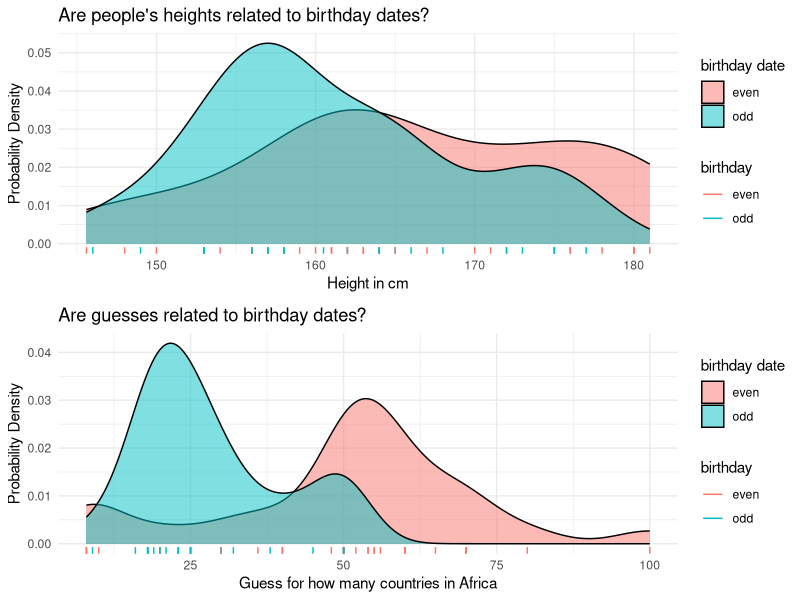
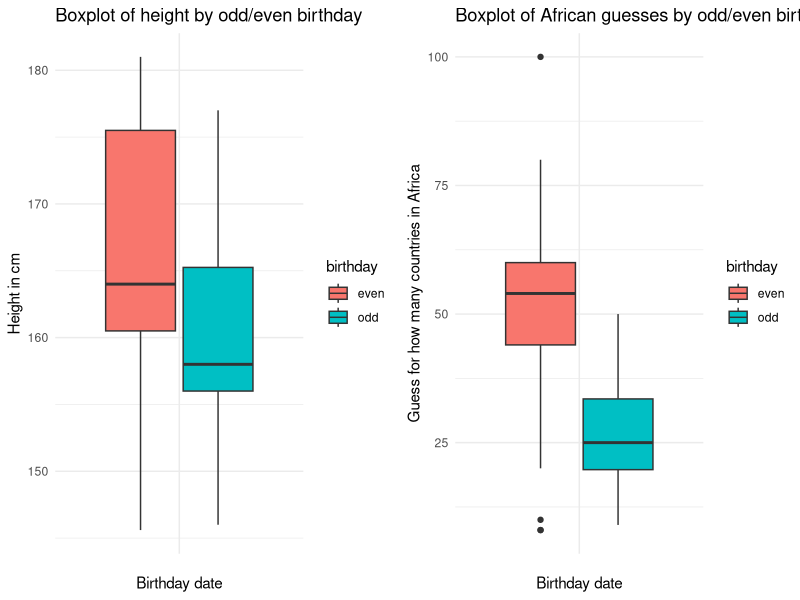
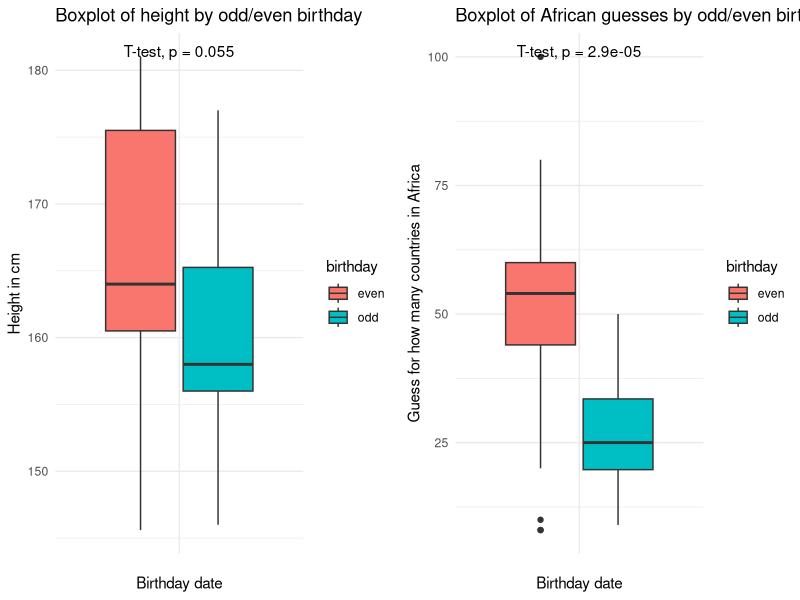
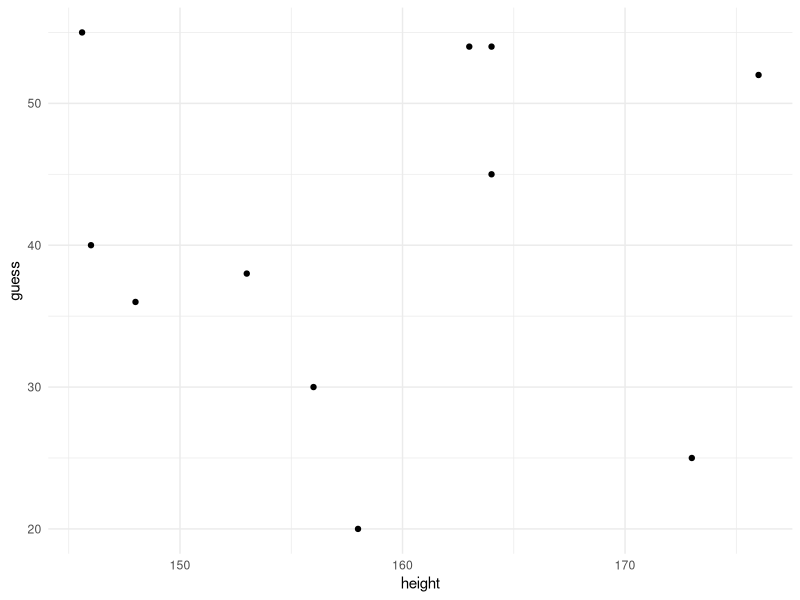
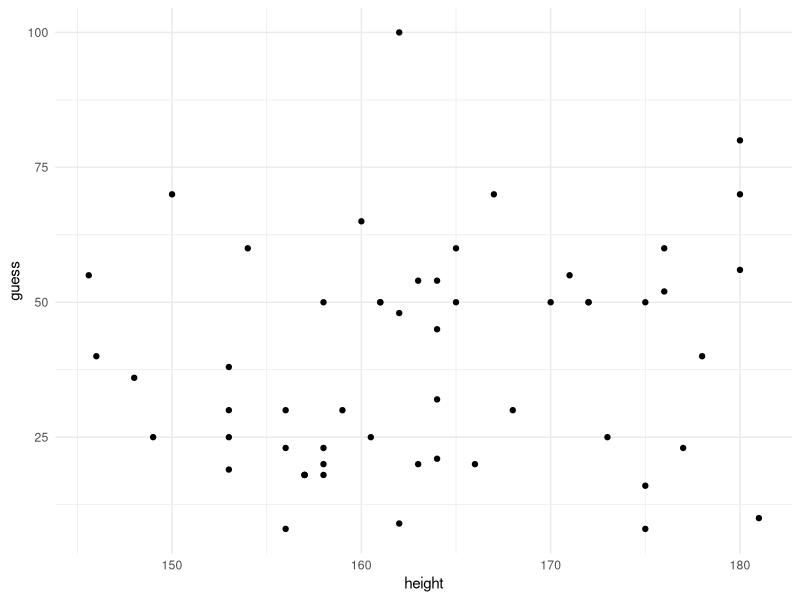
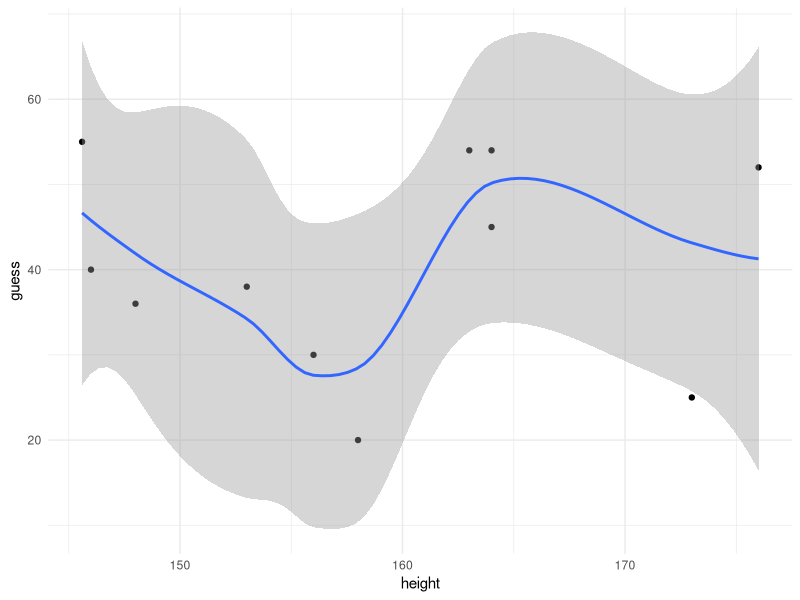
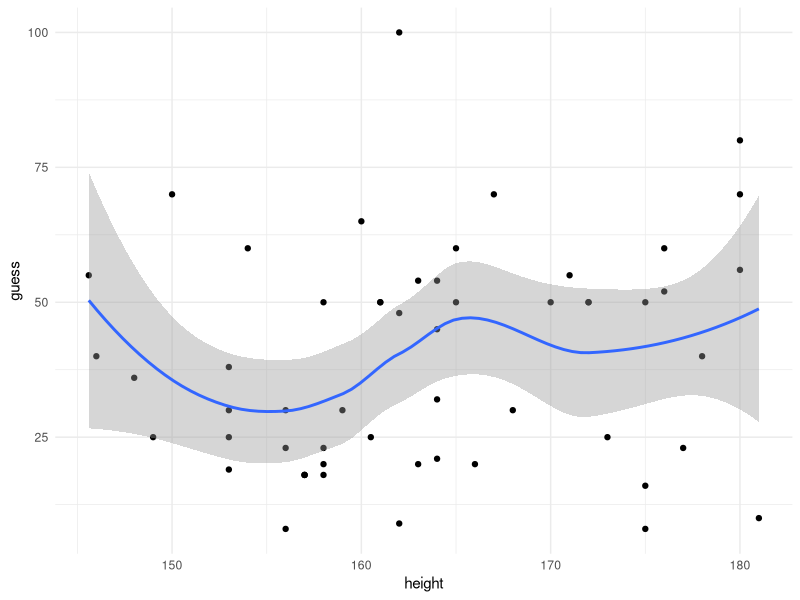
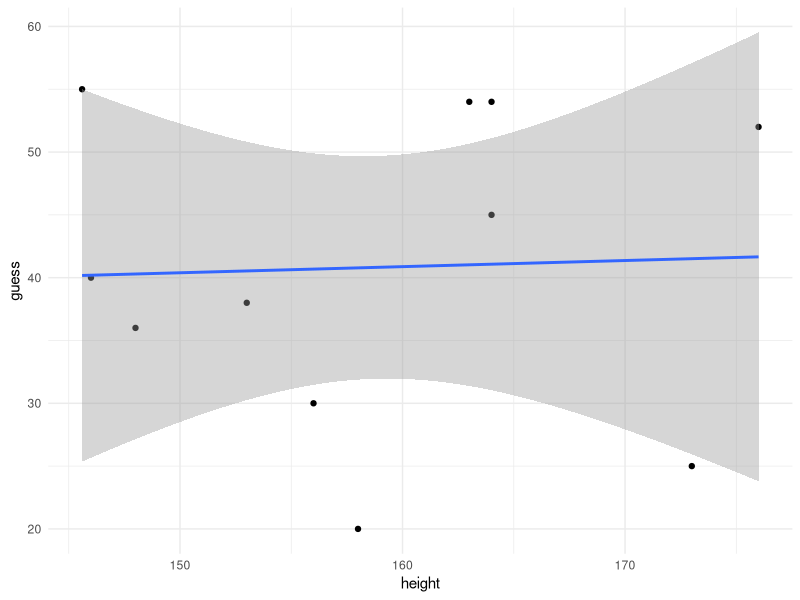

The R source for these figures, in order:
### Set up ----
### Clear memory
rm(list=ls(all=TRUE))


# load libraries ----------------------------------------------------------
library(tidyverse)
# install.packages("ggpubr") # once for your machine
library(ggpubr) # for statistics
library(gridExtra) # for arranging plots






# Read in and select data ------------------------------------------------------------
dat <- read_csv("data/africa_guess.csv")

# Check and Wrangle data --------------------------------------------------------------
df_all <- dat %>% filter(height >7)

df_class <- df_all %>% filter(df_all$datasci)

# Visualise data ----------------------------------------------------------

## Let's compare the plots from last week with this week's HW side-by-side
## Starting with the density plots
## height vs birthday
dp1 <- ggplot(df_all) +
  aes(x = height, fill = birthday) +
  geom_density(adjust = 1,alpha = 0.5) +
  geom_rug(aes(colour=birthday)) +
  labs(x = "Height in cm", y = "Probability Density", title = "Are people's heights related to birthday dates?", fill = "birthday date") +
  theme_minimal()
## guess vs birthday
dp2 <- ggplot(df_all) +
  aes(x = guess, fill = birthday) +
  geom_density(adjust = 1,alpha = 0.5) +
  geom_rug(aes(colour=birthday)) +
  labs(x = "Guess for how many countries in Africa", y = "Probability Density", title = "Are guesses related to birthday dates?", fill = "birthday date") +
  theme_minimal()
gridExtra::grid.arrange(dp1,dp2)

## Try the boxplot again
## height vs birthday
bp1 <- ggplot(df_all) +
  aes(x = "", y = height, fill = birthday) +
  geom_boxplot() +
  scale_fill_hue() +
  labs(x = "Birthday date", y = "Height in cm", title = "Boxplot of height by odd/even birthday") +
  theme_minimal()
## guess vs birthday
bp2 <- ggplot(df_all) +
  aes(x = "", y = guess, fill = birthday) +
  geom_boxplot() +
  scale_fill_hue() +
  labs(x = "Birthday date", y = "Guess for how many countries in Africa", title = "Boxplot of African guesses by odd/even birthday") +
  # ggpubr::stat_compare_means(method = "t.test") +
  theme_minimal()
gridExtra::grid.arrange(bp1,bp2, nrow =1)
## Do these plots suggest a difference in the groups?
## Are the differences significant?
## Later we will look at statistical testing in detail, but for now
## Use the ggpubr package which prints statistical results onto the plot!
## For comparing numerical results of categorical data
## use compare_means
bp1 <- ggplot(df_all) +
  aes(x = "", y = height, fill = birthday) +
  geom_boxplot() +
  scale_fill_hue() +
  labs(x = "Birthday date", y = "Height in cm", title = "Boxplot of height by odd/even birthday") +
  ggpubr::stat_compare_means(method = "t.test") +
  theme_minimal()
bp2 <- ggplot(df_all) +
  aes(x = "", y = guess, fill = birthday) +
  geom_boxplot() +
  scale_fill_hue() +
  labs(x = "Birthday date", y = "Guess for how many countries in Africa", title = "Boxplot of African guesses by odd/even birthday") +
  ggpubr::stat_compare_means(method = "t.test") +
  theme_minimal()
gridExtra::grid.arrange(bp1,bp2, nrow =1)
## We have a non-significant difference for height (as expected)
## But a significant difference for guesses! How can that make sense?


## scatter plots with correlations ----
## simple scatter plots
ggplot(df_class) +
  aes(x = height, y = guess) +
  geom_point() +
  theme_minimal()
ggplot(df_all) +
  aes(x = height, y = guess) +
  geom_point() +
  theme_minimal()
## use geom_smooth to add a line of a model fitting the data
ggplot(df_class) +
  aes(x = height, y = guess) +
  geom_point() +
  geom_smooth()  +
  theme_minimal()
ggplot(df_all) +
  aes(x = height, y = guess) +
  geom_point() +
  geom_smooth()  +
  theme_minimal()
## these lines are not straight! the model is probably overfitting the data
## use geom_smooth and the linear method to get a straight regression line
ggplot(df_class) +
  aes(x = height, y = guess) +
  geom_point() +
  geom_smooth(method ="lm")  +
  theme_minimal()
ggplot(df_all) +
  aes(x = height, y = guess) +
  geom_point() +
  geom_smooth(method = "lm")  +
  theme_minimal()
## the grey parts indicate 95% confidence level bands
## you can remove them by setting the standard error to false
ggplot(df_class) +
  aes(x = height, y = guess) +
  geom_point() +
  geom_smooth(method ="lm" , se = FALSE)  +
  theme_minimal()
ggplot(df_all) +
  aes(x = height, y = guess) +
  geom_point() +
  geom_smooth(method = "lm", se = FALSE)  +
  theme_minimal()
## finally, use ggpubr correlation stat to get R and p values
ggplot(df_class) +
  aes(x = height, y = guess) +
  geom_point() +
  geom_smooth(method ="lm")  +
  ggpubr::stat_cor(method="pearson") +
  theme_minimal()
ggplot(df_all) +
  aes(x = height, y = guess) +
  geom_point() +
  geom_smooth(method = "lm")  +
  ggpubr::stat_cor(method="pearson") +
  theme_minimal()
## As expected, no significant correlations!

